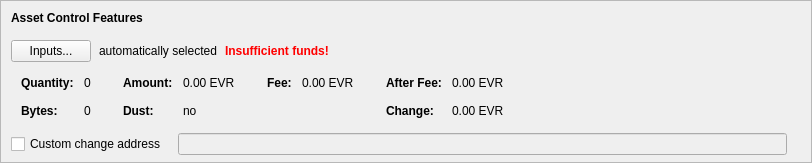
      <widget class="QFrame" name="frameAssetControl">
       <property name="sizePolicy">
        <sizepolicy hsizetype="Expanding" vsizetype="Fixed">
         <horstretch>0</horstretch>
         <verstretch>0</verstretch>
        </sizepolicy>
       </property>
       <property name="maximumSize">
        <size>
         <width>16777215</width>
         <height>16777215</height>
        </size>
       </property>
       <property name="frameShape">
        <enum>QFrame::StyledPanel</enum>
       </property>
       <property name="frameShadow">
        <enum>QFrame::Sunken</enum>
       </property>
       <layout class="QVBoxLayout" name="verticalLayoutAssetControl2">
        <property name="spacing">
         <number>0</number>
        </property>
        <property name="leftMargin">
         <number>0</number>
        </property>
        <property name="topMargin">
         <number>0</number>
        </property>
        <property name="rightMargin">
         <number>0</number>
        </property>
        <property name="bottomMargin">
         <number>6</number>
        </property>
        <item>
         <layout class="QVBoxLayout" name="verticalLayoutAssetControl" stretch="0,0,0,0,1">
          <property name="spacing">
           <number>0</number>
          </property>
          <property name="leftMargin">
           <number>10</number>
          </property>
          <property name="topMargin">
           <number>10</number>
          </property>
          <item>
           <layout class="QHBoxLayout" name="horizontalLayoutAssetControl1">
            <property name="bottomMargin">
             <number>15</number>
            </property>
            <item>
             <widget class="QLabel" name="labelAssetControlFeatures">
              <property name="sizePolicy">
               <sizepolicy hsizetype="Preferred" vsizetype="Maximum">
                <horstretch>0</horstretch>
                <verstretch>0</verstretch>
               </sizepolicy>
              </property>
              <property name="font">
               <font>
                <weight>75</weight>
                <bold>true</bold>
               </font>
              </property>
              <property name="styleSheet">
               <string notr="true">font-weight:bold;</string>
              </property>
              <property name="text">
               <string>Asset Control Features</string>
              </property>
             </widget>
            </item>
           </layout>
          </item>
          <item>
           <layout class="QHBoxLayout" name="horizontalLayoutAssetControl2" stretch="0,0,0,0">
            <property name="spacing">
             <number>8</number>
            </property>
            <property name="bottomMargin">
             <number>10</number>
            </property>
            <item>
             <widget class="QPushButton" name="pushButtonAssetControl">
              <property name="styleSheet">
               <string notr="true"/>
              </property>
              <property name="text">
               <string>Inputs...</string>
              </property>
              <property name="autoDefault">
               <bool>false</bool>
              </property>
             </widget>
            </item>
            <item>
             <widget class="QLabel" name="labelAssetControlAutomaticallySelected">
              <property name="text">
               <string>automatically selected</string>
              </property>
              <property name="margin">
               <number>5</number>
              </property>
             </widget>
            </item>
            <item>
             <widget class="QLabel" name="labelAssetControlInsuffFunds">
              <property name="font">
               <font>
                <weight>75</weight>
                <bold>true</bold>
               </font>
              </property>
              <property name="styleSheet">
               <string notr="true">color:red;font-weight:bold;</string>
              </property>
              <property name="text">
               <string>Insufficient funds!</string>
              </property>
              <property name="margin">
               <number>5</number>
              </property>
             </widget>
            </item>
            <item>
             <spacer name="horizontalSpacerAssetControl">
              <property name="orientation">
               <enum>Qt::Horizontal</enum>
              </property>
              <property name="sizeHint" stdset="0">
               <size>
                <width>40</width>
                <height>1</height>
               </size>
              </property>
             </spacer>
            </item>
           </layout>
          </item>
          <item>
           <widget class="QWidget" name="widgetAssetControl" native="true">
            <property name="sizePolicy">
             <sizepolicy hsizetype="Preferred" vsizetype="Preferred">
              <horstretch>0</horstretch>
              <verstretch>0</verstretch>
             </sizepolicy>
            </property>
            <property name="minimumSize">
             <size>
              <width>0</width>
              <height>0</height>
             </size>
            </property>
            <property name="styleSheet">
             <string notr="true"/>
            </property>
            <layout class="QHBoxLayout" name="horizontalLayoutAssetControl5">
             <property name="leftMargin">
              <number>0</number>
             </property>
             <property name="topMargin">
              <number>0</number>
             </property>
             <property name="rightMargin">
              <number>0</number>
             </property>
             <property name="bottomMargin">
              <number>0</number>
             </property>
             <item>
              <layout class="QHBoxLayout" name="horizontalLayoutAssetControl3" stretch="0,0,0,1">
               <property name="spacing">
                <number>20</number>
               </property>
               <property name="topMargin">
                <number>0</number>
               </property>
               <property name="bottomMargin">
                <number>10</number>
               </property>
               <item>
                <layout class="QFormLayout" name="formLayoutAssetControl1">
                 <property name="horizontalSpacing">
                  <number>10</number>
                 </property>
                 <property name="verticalSpacing">
                  <number>14</number>
                 </property>
                 <property name="leftMargin">
                  <number>10</number>
                 </property>
                 <property name="topMargin">
                  <number>4</number>
                 </property>
                 <property name="rightMargin">
                  <number>6</number>
                 </property>
                 <item row="0" column="0">
                  <widget class="QLabel" name="labelAssetControlQuantityText">
                   <property name="font">
                    <font>
                     <weight>75</weight>
                     <bold>true</bold>
                    </font>
                   </property>
                   <property name="text">
                    <string>Quantity:</string>
                   </property>
                   <property name="margin">
                    <number>0</number>
                   </property>
                  </widget>
                 </item>
                 <item row="0" column="1">
                  <widget class="QLabel" name="labelAssetControlQuantity">
                   <property name="cursor">
                    <cursorShape>IBeamCursor</cursorShape>
                   </property>
                   <property name="contextMenuPolicy">
                    <enum>Qt::ActionsContextMenu</enum>
                   </property>
                   <property name="text">
                    <string notr="true">0</string>
                   </property>
                   <property name="margin">
                    <number>0</number>
                   </property>
                   <property name="textInteractionFlags">
                    <set>Qt::LinksAccessibleByMouse|Qt::TextSelectableByKeyboard|Qt::TextSelectableByMouse</set>
                   </property>
                  </widget>
                 </item>
                 <item row="1" column="0">
                  <widget class="QLabel" name="labelAssetControlBytesText">
                   <property name="font">
                    <font>
                     <weight>75</weight>
                     <bold>true</bold>
                    </font>
                   </property>
                   <property name="text">
                    <string>Bytes:</string>
                   </property>
                  </widget>
                 </item>
                 <item row="1" column="1">
                  <widget class="QLabel" name="labelAssetControlBytes">
                   <property name="cursor">
                    <cursorShape>IBeamCursor</cursorShape>
                   </property>
                   <property name="contextMenuPolicy">
                    <enum>Qt::ActionsContextMenu</enum>
                   </property>
                   <property name="text">
                    <string notr="true">0</string>
                   </property>
                   <property name="textInteractionFlags">
                    <set>Qt::LinksAccessibleByMouse|Qt::TextSelectableByKeyboard|Qt::TextSelectableByMouse</set>
                   </property>
                  </widget>
                 </item>
                </layout>
               </item>
               <item>
                <layout class="QFormLayout" name="formLayoutAssetControl2">
                 <property name="horizontalSpacing">
                  <number>10</number>
                 </property>
                 <property name="verticalSpacing">
                  <number>14</number>
                 </property>
                 <property name="leftMargin">
                  <number>6</number>
                 </property>
                 <property name="topMargin">
                  <number>4</number>
                 </property>
                 <property name="rightMargin">
                  <number>6</number>
                 </property>
                 <item row="0" column="0">
                  <widget class="QLabel" name="labelAssetControlAmountText">
                   <property name="font">
                    <font>
                     <weight>75</weight>
                     <bold>true</bold>
                    </font>
                   </property>
                   <property name="text">
                    <string>Amount:</string>
                   </property>
                   <property name="margin">
                    <number>0</number>
                   </property>
                  </widget>
                 </item>
                 <item row="0" column="1">
                  <widget class="QLabel" name="labelAssetControlAmount">
                   <property name="cursor">
                    <cursorShape>IBeamCursor</cursorShape>
                   </property>
                   <property name="contextMenuPolicy">
                    <enum>Qt::ActionsContextMenu</enum>
                   </property>
                   <property name="text">
                    <string notr="true">0.00 EVR</string>
                   </property>
                   <property name="textInteractionFlags">
                    <set>Qt::LinksAccessibleByMouse|Qt::TextSelectableByKeyboard|Qt::TextSelectableByMouse</set>
                   </property>
                  </widget>
                 </item>
                 <item row="1" column="0">
                  <widget class="QLabel" name="labelAssetControlLowOutputText">
                   <property name="font">
                    <font>
                     <weight>75</weight>
                     <bold>true</bold>
                    </font>
                   </property>
                   <property name="text">
                    <string>Dust:</string>
                   </property>
                  </widget>
                 </item>
                 <item row="1" column="1">
                  <widget class="QLabel" name="labelAssetControlLowOutput">
                   <property name="cursor">
                    <cursorShape>IBeamCursor</cursorShape>
                   </property>
                   <property name="contextMenuPolicy">
                    <enum>Qt::ActionsContextMenu</enum>
                   </property>
                   <property name="text">
                    <string notr="true">no</string>
                   </property>
                   <property name="textInteractionFlags">
                    <set>Qt::LinksAccessibleByMouse|Qt::TextSelectableByKeyboard|Qt::TextSelectableByMouse</set>
                   </property>
                  </widget>
                 </item>
                </layout>
               </item>
               <item>
                <layout class="QFormLayout" name="formLayoutAssetControl3">
                 <property name="horizontalSpacing">
                  <number>10</number>
                 </property>
                 <property name="verticalSpacing">
                  <number>14</number>
                 </property>
                 <property name="leftMargin">
                  <number>6</number>
                 </property>
                 <property name="topMargin">
                  <number>4</number>
                 </property>
                 <property name="rightMargin">
                  <number>6</number>
                 </property>
                 <item row="0" column="0">
                  <widget class="QLabel" name="labelAssetControlFeeText">
                   <property name="font">
                    <font>
                     <weight>75</weight>
                     <bold>true</bold>
                    </font>
                   </property>
                   <property name="text">
                    <string>Fee:</string>
                   </property>
                   <property name="margin">
                    <number>0</number>
                   </property>
                  </widget>
                 </item>
                 <item row="0" column="1">
                  <widget class="QLabel" name="labelAssetControlFee">
                   <property name="cursor">
                    <cursorShape>IBeamCursor</cursorShape>
                   </property>
                   <property name="contextMenuPolicy">
                    <enum>Qt::ActionsContextMenu</enum>
                   </property>
                   <property name="text">
                    <string notr="true">0.00 EVR</string>
                   </property>
                   <property name="textInteractionFlags">
                    <set>Qt::LinksAccessibleByMouse|Qt::TextSelectableByKeyboard|Qt::TextSelectableByMouse</set>
                   </property>
                  </widget>
                 </item>
                </layout>
               </item>
               <item>
                <layout class="QFormLayout" name="formLayoutAssetControl4">
                 <property name="horizontalSpacing">
                  <number>10</number>
                 </property>
                 <property name="verticalSpacing">
                  <number>14</number>
                 </property>
                 <property name="leftMargin">
                  <number>6</number>
                 </property>
                 <property name="topMargin">
                  <number>4</number>
                 </property>
                 <property name="rightMargin">
                  <number>6</number>
                 </property>
                 <item row="0" column="0">
                  <widget class="QLabel" name="labelAssetControlAfterFeeText">
                   <property name="font">
                    <font>
                     <weight>75</weight>
                     <bold>true</bold>
                    </font>
                   </property>
                   <property name="text">
                    <string>After Fee:</string>
                   </property>
                   <property name="margin">
                    <number>0</number>
                   </property>
                  </widget>
                 </item>
                 <item row="0" column="1">
                  <widget class="QLabel" name="labelAssetControlAfterFee">
                   <property name="cursor">
                    <cursorShape>IBeamCursor</cursorShape>
                   </property>
                   <property name="contextMenuPolicy">
                    <enum>Qt::ActionsContextMenu</enum>
                   </property>
                   <property name="text">
                    <string notr="true">0.00 EVR</string>
                   </property>
                   <property name="textInteractionFlags">
                    <set>Qt::LinksAccessibleByMouse|Qt::TextSelectableByKeyboard|Qt::TextSelectableByMouse</set>
                   </property>
                  </widget>
                 </item>
                 <item row="1" column="0">
                  <widget class="QLabel" name="labelAssetControlChangeText">
                   <property name="font">
                    <font>
                     <weight>75</weight>
                     <bold>true</bold>
                    </font>
                   </property>
                   <property name="text">
                    <string>Change:</string>
                   </property>
                  </widget>
                 </item>
                 <item row="1" column="1">
                  <widget class="QLabel" name="labelAssetControlChange">
                   <property name="cursor">
                    <cursorShape>IBeamCursor</cursorShape>
                   </property>
                   <property name="contextMenuPolicy">
                    <enum>Qt::ActionsContextMenu</enum>
                   </property>
                   <property name="text">
                    <string notr="true">0.00 EVR</string>
                   </property>
                   <property name="textInteractionFlags">
                    <set>Qt::LinksAccessibleByMouse|Qt::TextSelectableByKeyboard|Qt::TextSelectableByMouse</set>
                   </property>
                  </widget>
                 </item>
                </layout>
               </item>
              </layout>
             </item>
            </layout>
           </widget>
          </item>
          <item>
           <layout class="QHBoxLayout" name="horizontalLayoutAssetControl4" stretch="0,0,0">
            <property name="spacing">
             <number>12</number>
            </property>
            <property name="sizeConstraint">
             <enum>QLayout::SetDefaultConstraint</enum>
            </property>
            <property name="topMargin">
             <number>5</number>
            </property>
            <property name="rightMargin">
             <number>5</number>
            </property>
            <item>
             <widget class="QCheckBox" name="checkBoxAssetControlChange">
              <property name="toolTip">
               <string>If this is activated, but the change address is empty or invalid, change will be sent to a newly generated address.</string>
              </property>
              <property name="text">
               <string>Custom change address</string>
              </property>
             </widget>
            </item>
            <item>
             <widget class="QValidatedLineEdit" name="lineEditAssetControlChange">
              <property name="enabled">
               <bool>false</bool>
              </property>
              <property name="sizePolicy">
               <sizepolicy hsizetype="Expanding" vsizetype="Fixed">
                <horstretch>0</horstretch>
                <verstretch>0</verstretch>
               </sizepolicy>
              </property>
             </widget>
            </item>
            <item>
             <widget class="QLabel" name="labelAssetControlChangeLabel">
              <property name="sizePolicy">
               <sizepolicy hsizetype="Preferred" vsizetype="Expanding">
                <horstretch>0</horstretch>
                <verstretch>0</verstretch>
               </sizepolicy>
              </property>
              <property name="minimumSize">
               <size>
                <width>0</width>
                <height>0</height>
               </size>
              </property>
              <property name="text">
               <string/>
              </property>
              <property name="margin">
               <number>3</number>
              </property>
             </widget>
            </item>
           </layout>
          </item>
          <item>
           <spacer name="verticalSpacerAssetControl">
            <property name="orientation">
             <enum>Qt::Vertical</enum>
            </property>
            <property name="sizeHint" stdset="0">
             <size>
              <width>800</width>
              <height>1</height>
             </size>
            </property>
           </spacer>
          </item>
         </layout>
        </item>
       </layout>
      </widget>
